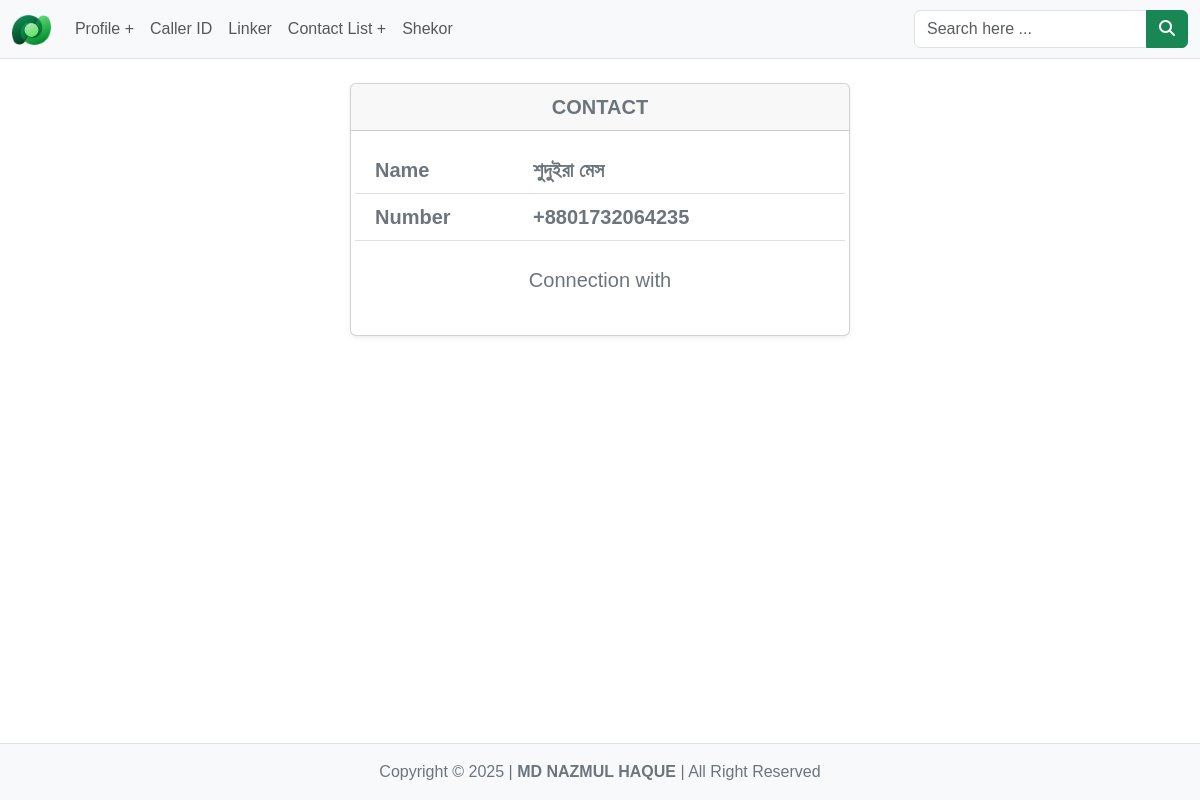
The app's page /caller_id/contact.php?id=1, older data.
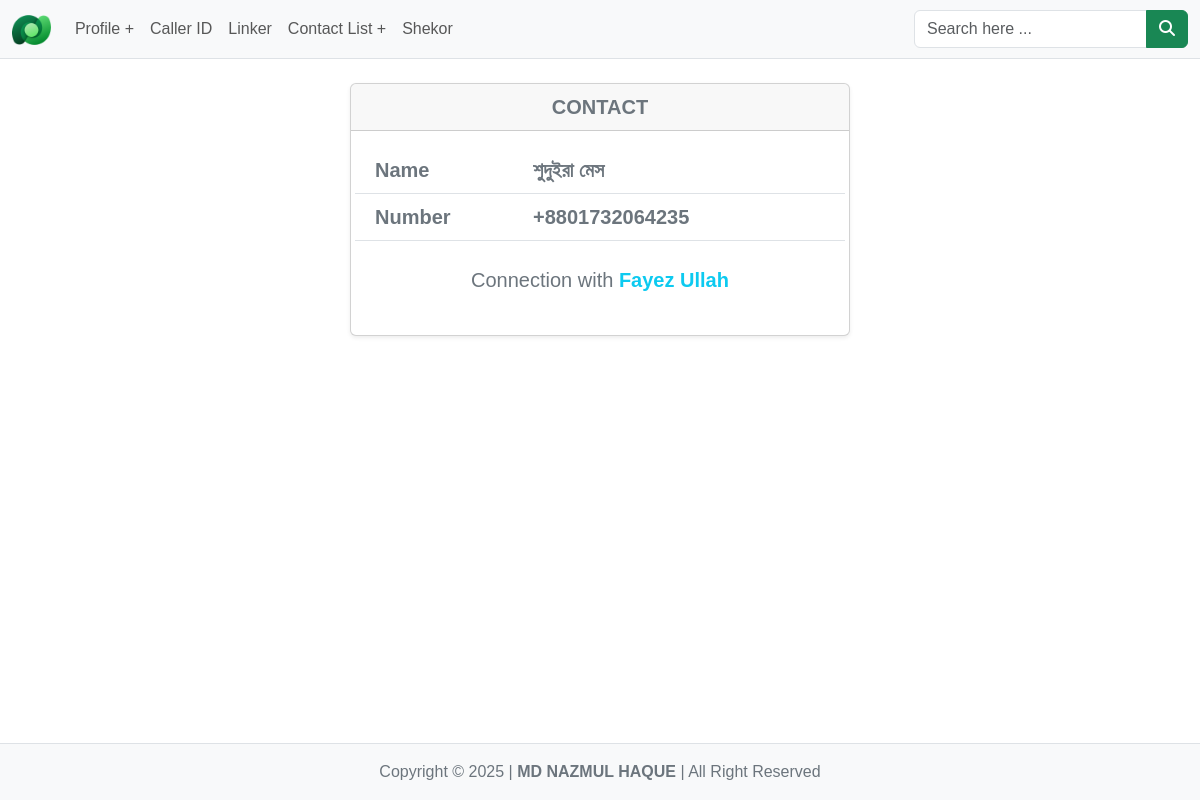
The same page, newer data.
### tables this page shows
CREATE TABLE IF NOT EXISTS `caller_id` (
  `id` int NOT NULL AUTO_INCREMENT,
  `name` varchar(32) NOT NULL,
  `number` varchar(64) NOT NULL,
  `connectionID` varchar(32) NOT NULL,
  `profileID` int NOT NULL,
  PRIMARY KEY (`id`)
);

CREATE TABLE IF NOT EXISTS `main` (
  `id` int NOT NULL AUTO_INCREMENT,
  `name` varchar(255) NOT NULL,
  `nickName` varchar(255) NOT NULL,
  `email` varchar(255) NOT NULL,
  `phoneNumber` varchar(15) NOT NULL,
  `presentStreet` varchar(255) NOT NULL,
  `presentCity` varchar(127) NOT NULL,
  `street` varchar(255) NOT NULL,
  `_union` varchar(127) NOT NULL,
  `subDistrict` varchar(127) NOT NULL,
  `district` varchar(127) NOT NULL,
  `state` varchar(127) NOT NULL,
  `zip` int NOT NULL,
  `country` varchar(127) NOT NULL,
  `gender` tinyint(1) NOT NULL,
  `maritalStatus` tinyint(1) NOT NULL,
  `spouseID` int NOT NULL,
  `eduLevel` varchar(127) NOT NULL,
  `eduGroup` varchar(127) NOT NULL,
  `nid` int NOT NULL,
  `dob` date NOT NULL,
  `bloodGroup` varchar(3) NOT NULL,
  `occupation` varchar(255) NOT NULL,
  `religion` varchar(255) NOT NULL,
  `politicalView` varchar(255) NOT NULL,
  `fathersID` int NOT NULL,
  `mothersID` int NOT NULL,
  `fb` varchar(255) NOT NULL,
  `insta` varchar(255) NOT NULL,
  `tiktok` varchar(255) NOT NULL,
  `about` text NOT NULL,
  PRIMARY KEY (`id`)
);

### function.php (called while the page is built, shortened)
<?php
function create_connection($database = "dataverse")
{
	$servername = "localhost";
	$username = "root";
	$password = "";
	$connection = new mysqli($servername, $username, $password, $database);
	return $connection;
}
function sql_query($sql, $database = "dataverse")
{
	$connection = create_connection($database);
	$result = $connection->query($sql);
	return $result;
}

### caller_id/contact.php (the view, shortened to what this page needs)
<?php
$root_dir = "../";
require $root_dir . "page_handler.php";
if (isset($_GET["id"]) && $_GET["id"] != "") {
    $result = sql_query("SELECT * FROM `caller_id` WHERE `id` = {$_GET["id"]}");
    if ($result->num_rows > 0) {
        while ($row = $result->fetch_assoc()) {
            $name = $row["name"];
            $number = $row["number"];
            $connection_id = $row["connectionID"];
        }
        $connection_result = sql_query("SELECT `name` FROM `main` WHERE `id` = $connection_id");
        if ($connection_result->num_rows > 0) {
            while ($row = $connection_result->fetch_assoc()) {
                $connection_name = $row["name"];
            }
        }
    }
    $connection_profile = linked_profile($connection_id, $connection_name);
    $section_contact = <<<HTML
    <section id="contact" class="fs-5">
        <div class="container">
            <div class="card">
                <div class="card-header text-center fw-bold text-secondary">CONTACT</div>
                <div class="card-body">
                    <div class="row border-bottom">
                        <div class="col-4">Name</div>
                        <div class="col-8">$name</div>
                    </div>
                    <div class="row border-bottom">
                        <div class="col-4">Number</div>
                        <div class="col-8">$number</div>
                    </div>
                    <div class="connection">Connection with $connection_profile</div>
                </div>
            </div>
        </div>
    </section>
    HTML;
}
$main_sectoin = <<<HTML
    <main>
        $section_contact
    </main>
HTML;
?>
<!DOCTYPE html>
<html lang="en">
<head>
    <?php echo meta_links(); ?>
</head>
<body>
    <?php echo page_header(); ?>
    <?php echo $main_sectoin; ?>
    <?php echo page_footer(); ?>
</body>
</html>

### sections.php (shortened to what this page needs)
<?php
require "function.php";
function meta_links()
{
	$meta_links = <<<HTML
		<meta charset="UTF-8" />
		<meta name="viewport" content="width=device-width, initial-scale=1.0" />
		<link rel="shortcut icon" href="/img/favicon.ico" type="image/x-icon" />
		<link rel="stylesheet" href="/assets/fontawesome/css/all.min.css">
		<link rel="stylesheet" href="/assets/bootstrap/css/bootstrap.min.css">
		<link rel="stylesheet" href="/assets/custom/css/style.css" />
	HTML;
	return $meta_links;
}
function page($page_name)
{
	$page = [
		"home" => "/index.php",
		"search" => "/search.php",
		"profile" => "/profile.php",
		"add-profile" => "/add-profile.php",
		"update-profile" => "/update-profile.php",
		"caller_id" => "/caller_id/index.php",
		"linker" => "/caller_id/linker.php",
		"contact" => "/caller_id/contact.php",
		"add-contact-list" => "/caller_id/add-contact-list.php",
		"shekor" => "/shekor/index.php"
	];
	if ($page_name == "all") {
		return $page;
	} else {
		return $page[$page_name];
	}
}
function menu()
{
	$search_engine = search_engine();
	$page = page("all");
	return <<<HTML
		<nav id="main_menu" class="navbar navbar-expand-lg bg-light border-bottom">
			<div class="container-fluid">
				<a class="navbar-brand" href="/">
					<img src="/img/logo.png" style="height:30px"/>
				</a>
				<button class="navbar-toggler" type="button" data-bs-toggle="collapse"
					data-bs-target="#navbarSupportedContent" aria-controls="navbarSupportedContent"
					aria-expanded="false" aria-label="Toggle navigation">
					<span class="navbar-toggler-icon"></span>
				</button>
				<div class="collapse navbar-collapse" id="navbarSupportedContent">
					<ul class="navbar-nav me-auto mb-2 mb-lg-0">
						<li class="nav-item">
							<a class="nav-link" aria-current="page" href="{$page['add-profile']}">Profile +</a>
						</li>
						<li class="nav-item">
							<a class="nav-link" aria-current="page" href="{$page['caller_id']}">Caller ID</a>
						</li>
						<li class="nav-item">
							<a class="nav-link" aria-current="page" href="{$page['linker']}">Linker</a>
						</li>
						<li class="nav-item">
							<a class="nav-link" aria-current="page" href="{$page['add-contact-list']}">Contact List +</a>
						</li>
						<li class="nav-item">
							<a class="nav-link" aria-current="page" href="{$page['shekor']}">Shekor</a>
						</li>
					</ul>
					$search_engine
				</div>
			</div>
		</nav>
	HTML;
}
function page_header()
{
	$menu = menu();
	return <<<HTML
		<header>
			$menu
		</header>
	HTML;
}
function page_footer()
{
	$section_copyright = <<<HTML
		<section id="copyright" class="py-3">
			<div class="container">
				<div id="copyright">
					Copyright © 2025 | <span class="fw-bold">MD NAZMUL HAQUE</span> | All Right Reserved
				</div>
			</div>
		</section>
	HTML;
	return <<<HTML
		<footer class="border-top">
			$section_copyright
		</footer>
	HTML;
}
function search_engine($query = "")
{
	$search_engine = <<<HTML
		<form action="/search.php" role="search" method="get">
			<div class="input-group">
				<input type="search" class="form-control" required placeholder="Search here ..." name="search" value="$query">
				<button class="btn btn-success" type="submit"><i class="fa-solid fa-magnifying-glass"></i></button>
			</div>
		</form>
	HTML;
	return $search_engine;
}
function profile_link($id)
{
	return "/profile.php?id=$id\" class\"profile-link\"";
}
function linked_profile($id, $link_value)
{
	$link = profile_link($id);
	return "<a href=\"$link\">$link_value</a>";
}

### assets/custom/css/style.css (style rules this page uses)
:root { --container-box: 44rem; }
* { box-sizing: border-box; margin: 0; padding: 0; }
body { font-family: Arial, Helvetica, sans-serif; position: relative; min-height: 89vh; }
a { font-weight: bold; text-decoration: none; color: var(--bs-info); }
section { margin-bottom: var(--bs-gutter-x); }
.card { box-shadow: var(--bs-box-shadow-sm); margin-top: var(--bs-gutter-x); margin-bottom: 0; margin-left: auto; margin-right: auto; }
.card .card-header { font-weight: bold; color: var(--bs-secondary); }
#main_menu { background-color: var(--bs-light); }
#contact { margin-top: var(--bs-gutter-x); font-size: 2rem; color: var(--bs-secondary); }
#contact .card { min-width: 350px; max-width: 500px; }
#contact .card-body .row { padding: 0.5rem; font-weight: bold; color: var(--bs-secondary); }
#contact .connection { padding: 1.5rem; text-align: center; color: var(--bs-secondary); }
#contact .connection a { text-decoration: none; font-weight: bold; color: var(--bs-info); }
footer { background-color: var(--bs-light); padding: var(--bs-gutter-x); position: absolute; width: 100%; bottom: -11vh; }
footer #copyright { text-align: center; color: var(--bs-secondary); }

Row changes from the older to the newer data that the page shows:
now on this page (row edited): main: name "Fayez Ullah"
